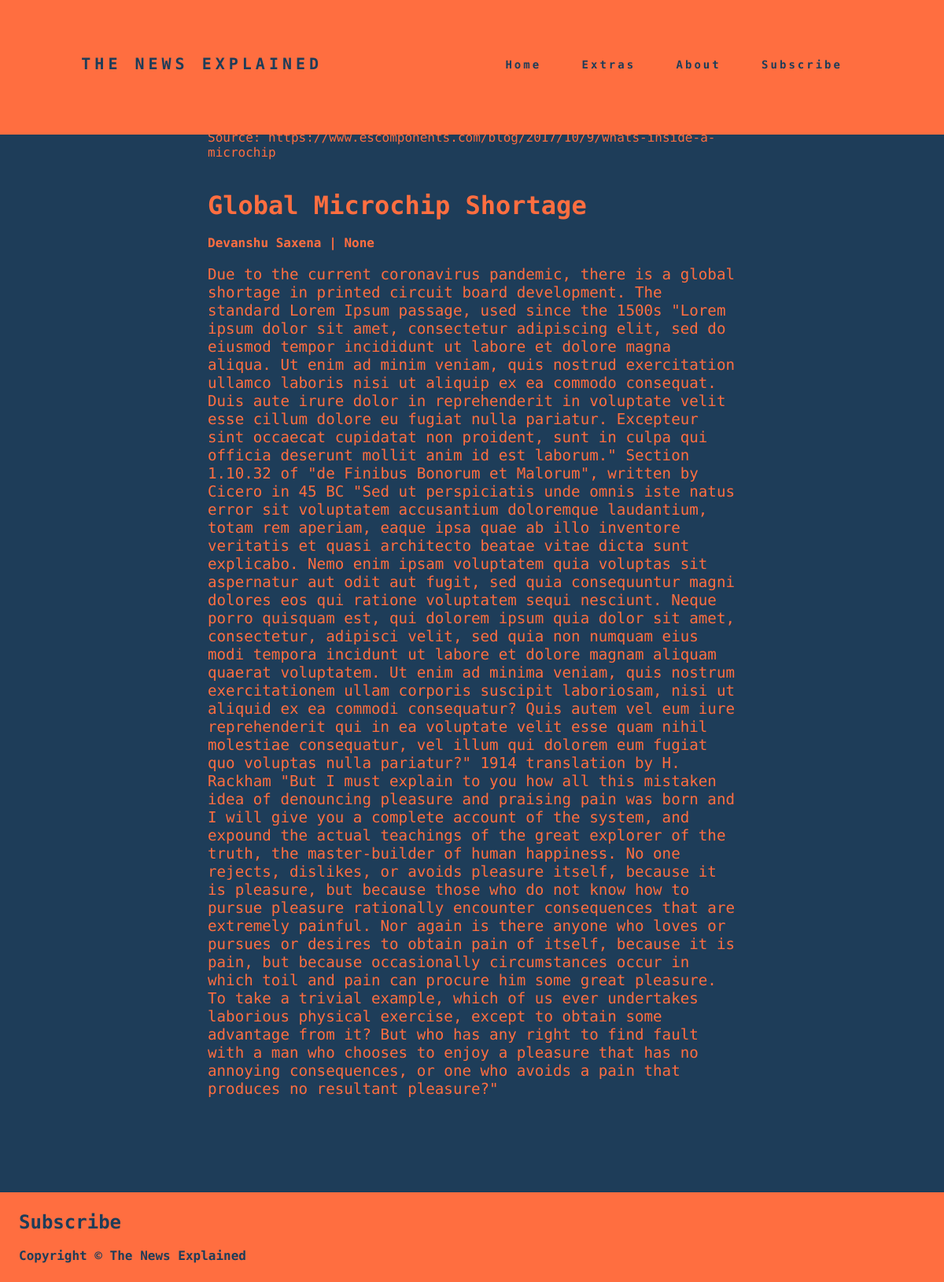
The app's page /global-microchip-shortage/ with its own data.
### blog/models.py (models this page shows, shortened)
class Post(models.Model):
    title = models.CharField(max_length=200, unique=True)
    slug = models.SlugField(max_length=200, unique=True)
    author = models.ForeignKey(User, on_delete=models.CASCADE, related_name='blog_posts')
    updated_on = models.DateTimeField(auto_now=True, null=True, blank=True)
    short_description = RichTextField(blank=True, null=True)
    content = RichTextField(blank=True, null=True)
    created_on = models.DateTimeField(auto_now_add=True, null=True, blank=True)
    status = models.IntegerField(choices=STATUS, default = 0)
    header_image = models.ImageField(null=True, blank=True, upload_to="images/")
    image_source = models.CharField(max_length=600, null=True, blank=True)
    class Meta:
        ordering = ['-created_on']
        get_latest_by = ['created_on']

### blog/views.py (the view)
# urls.py: path('<slug:slug>/', views.postDetail, name = 'post_detail'),
def postDetail(request, slug):
    post = Post.objects.get(slug=slug)
    context = {'post': post}
    return render(request, 'blog/post_detail.html', context)

### blog/templates/blog/post_detail.html (shortened to what this page needs)
{% extends 'blog/base.html' %}
{% load static %}
{% block content %}
{% if post.header_image.url != null %}
    <a href="{{ posts.image_source }}"><p style="margin-left: 15%; padding-top: 2%; margin-right: 15%;">Source: {{ post.image_source }}</p></a>
{% endif %}
<div class="post_detail_content">
    <h1>{{ post.title }}</h1>
    <h4>Devanshu Saxena | {{ post.created_on }}</h4>
    <p id="text" style="letter-spacing: 10px;">{{ post.content | safe | linebreaks }}</p>
</div>
{% endblock content %}

### blog/static/blog/site.css (style rules this page uses)
* { margin: 0px; padding: 0px; font-family: "Source Code Pro", monospace; box-sizing: border-box; color: #ff6e40; }
* a { text-decoration: none; }
p { color: #ff6e40; }
body { background-color: #1e3d59; color: #ff6e40; }
.post_detail_content { margin-top: 4%; margin-left: auto; margin-right: auto; width: 70%; letter-spacing: 4%; }
.post_detail_content p { font-size: larger; font-family: "Source Code Pro", monospace; }
.post_detail_content h1 { font-size: xx-large; }

### records on screen
Post: image_source "https://www.escomponents.com/blog/2017/10/9/whats-inside-a-microchip", title "Global Microchip Shortage", created_on "None", content "Due to the current coronavirus pandemic, there is a global shortage in printed circuit board development. The standard Lorem Ipsum passage, used since the 1500s \"Lorem ipsum dolor sit amet, consectetur adipiscing elit, sed do eiusmod tempor incididunt ut labore et dolore magna aliqua. Ut enim ad minim veniam, quis nostrud exercitation ullamco laboris nisi ut aliquip ex ea commodo consequat. Duis aute irure dolor in reprehenderit in voluptate velit esse cillum dolore eu fugiat nulla pariatur. Excepteur sint occaecat cupidatat non proident, sunt in culpa qui officia deserunt mollit anim id est laborum.\" Section 1.10.32 of \"de Finibus Bonorum et Malorum\", written by Cicero in 45 BC \"Sed ut…"
